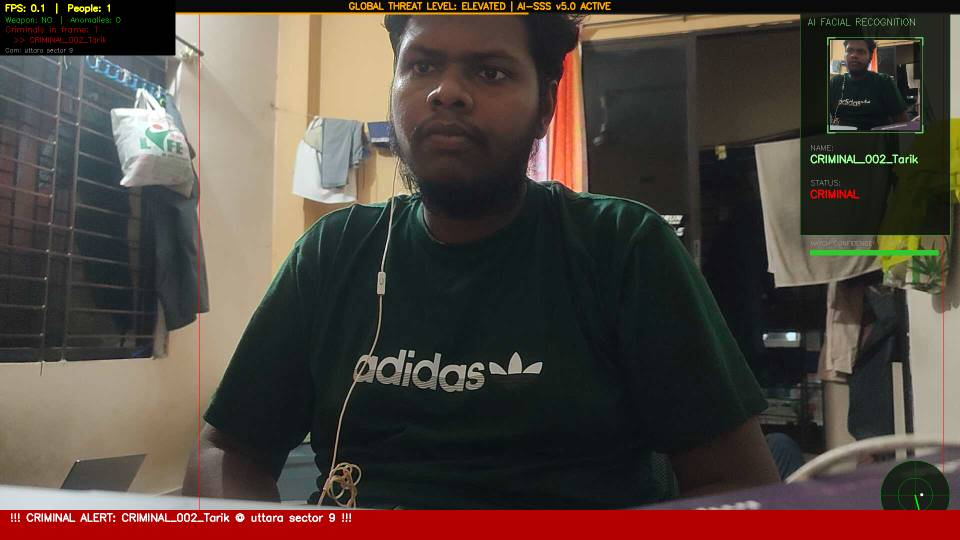
#> input picture data/recordings/fahim_camera/20260802T152926_d114a8eaeb.jpg, 960 x 540 px
$ python -i synth_weapons.py   (imports and definitions only)
#> lines starting #> are read from the running program, lines starting #| are printed output that depends on the picture
#> further down, picture is the input picture: shape (540, 960, 3); mean B, G, R 62.3, 69.2, 81.1
#!/usr/bin/env python3
"""CCTV-like weapon training data: paste weapon cut-outs into camera frames, small and in hands.

The labelled weapon photos are close-ups (weapon ~100 px). On CCTV the same weapon is 15-40 px,
blurred and JPEG-compressed, and held by a person. This builds a YOLO dataset that looks like that:

  * weapon cut-outs (`classification_crops/<split>/<class>/`), background removed with GrabCut;
  * pasted at a person's wrist (YOLOv8-pose) in your own camera frames / any images with people,
    sized to the person (a pistol ~10 % of body height, a sword ~50 %), rotated, light-matched,
    blurred to the frame's sharpness, JPEG-compressed; some frames grey (night IR);
  * every composite also as a person crop enlarged to 640 px, the way the pipeline's
    `weapon.mode: person_crop` sees it;
  * frames with people and no weapon (empty labels) as hard negatives;
  * the real labelled images (`--real`), with their classes remapped.

Splits stay apart: train/val/test crops come from the crops' own splits, and each background
source is cut in time (first 70 % → train, next 15 % → val, last 15 % → test) so no frame or
weapon is shared between training and the test set.

    python -m training.synth_weapons \\
        --crops ~/Downloads/BD_Deshi_Weapon_Dataset_v1/classification_crops \\
        --real datasets/weapons \\
        --backgrounds data/recordings datasets/_bg/coco128/images/train2017 \\
        --classes 3 --out datasets/weapons_cctv --train 1500 --val 250 --test 250

Then train with training/configs/weapon_cctv.yaml. Your own camera footage as backgrounds
(`--backgrounds path/to/clips`) matters more than anything else here.
"""

from __future__ import annotations

import argparse
import hashlib
import json
import random
import shutil
from pathlib import Path

import cv2
import numpy as np

SRC_NAMES = ["ramda", "chapati", "churi", "boti", "sickle", "sword", "axe", "rod", "pistol", "rifle"]
SCHEMES = {
    10: (SRC_NAMES, {n: i for i, n in enumerate(SRC_NAMES)}),
    3: (["blade", "firearm", "blunt"],
        {"ramda": 0, "chapati": 0, "churi": 0, "boti": 0, "sickle": 0, "sword": 0, "axe": 0,
         "pistol": 1, "rifle": 1, "rod": 2}),
    1: (["weapon"], {n: 0 for n in SRC_NAMES}),
}
# Weapon length as a fraction of the holder's height.
SIZE = {"ramda": (0.28, 0.48), "chapati": (0.14, 0.24), "churi": (0.10, 0.20), "boti": (0.20, 0.34),
        "sickle": (0.16, 0.28), "sword": (0.40, 0.62), "axe": (0.24, 0.42), "rod": (0.35, 0.62),
        "pistol": (0.08, 0.14), "rifle": (0.45, 0.72)}
# COCO classes that look like (or are) weapons: background images containing them are skipped,
# an unlabelled knife would teach the model to ignore knives.
COCO_SKIP = {34, 38, 42, 43, 76}        # baseball bat, tennis racket, fork, knife, scissors
VIDEO_EXT = {".mp4", ".mov", ".avi", ".mkv", ".webm"}
IMAGE_EXT = {".jpg", ".jpeg", ".png", ".bmp", ".webp"}
SPLITS = ("train", "val", "test")
CUTS = {"train": (0.0, 0.70), "val": (0.70, 0.85), "test": (0.85, 1.0)}


# ---------------------------------------------------------------- cut-outs

def cutout(img: np.ndarray) -> np.ndarray:
    """BGRA: the weapon with its photo background removed (GrabCut seeded with an inset box), or
    None when that fails on a crop that is not long and thin."""
    h, w = img.shape[:2]
#> h = 540; w = 960
    s = min(1.0, 220 / max(h, w))
#> s = 0.229
    small = cv2.resize(img, (max(8, int(w * s)), max(8, int(h * s)))) if s < 1 else img
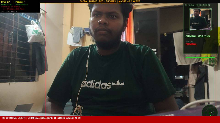
#> small: shape (123, 220, 3); mean B, G, R 62.1, 68.9, 81
    sh, sw = small.shape[:2]
#> sh = 123; sw = 220
    mask = np.zeros((sh, sw), np.uint8)
    inset = (max(1, int(sw * 0.04)), max(1, int(sh * 0.04)))
#> inset = (8, 4)
    rect = (inset[0], inset[1], max(2, sw - 2 * inset[0]), max(2, sh - 2 * inset[1]))
#> rect = (8, 4, 204, 115)
    try:
        cv2.grabCut(small, mask, rect, np.zeros((1, 65)), np.zeros((1, 65)), 4, cv2.GC_INIT_WITH_RECT)
        fg = np.where((mask == cv2.GC_FGD) | (mask == cv2.GC_PR_FGD), 255, 0).astype(np.uint8)
    except cv2.error:
        fg = np.full((sh, sw), 255, np.uint8)
    frac = fg.mean() / 255
#> frac = 0.446
    if not 0.08 <= frac <= 0.97:                # GrabCut failed
        if max(h, w) / max(1, min(h, w)) < 2.2:
            return None                         # a squarish box is mostly photo background: skip it
        fg = np.full((sh, sw), 255, np.uint8)   # long and thin: the box is mostly weapon
        fg[:2], fg[-2:], fg[:, :2], fg[:, -2:] = 0, 0, 0, 0
    fg = cv2.resize(fg, (w, h), interpolation=cv2.INTER_LINEAR)
    fg = cv2.GaussianBlur(fg, (3, 3), 0)
    return np.dstack([img, fg])


# [285 lines left out: functions load_cutouts, background_frames, _coco_has_weapon_like, find_people, _rotate, paste and 6 more, not called in this run]


# [2 lines not run here, left out]

>>> import cv2
>>> picture = cv2.imread('../data/recordings/fahim_camera/20260802T152926_d114a8eaeb.jpg')
>>> result = cutout(picture)

$ run again, on data/recordings/mobile/20260802T152834_8e822474af.jpg
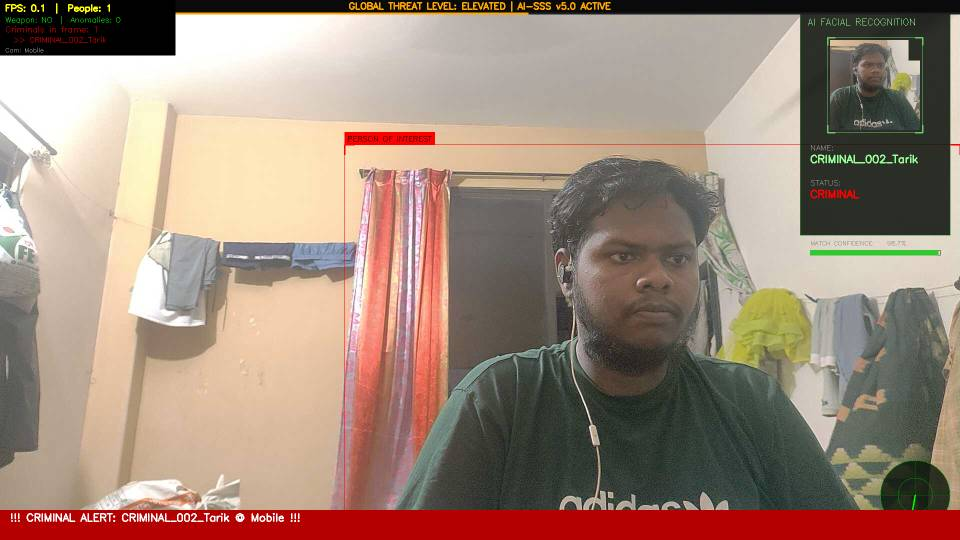
#> input picture data/recordings/mobile/20260802T152834_8e822474af.jpg, 960 x 540 px
#> picture is the input picture: shape (540, 960, 3); mean B, G, R 122.7, 137, 159.2
#> in cutout, `small = cv2.resize(img, (max(8, int(w * s)), max(8, int(h * s)))) if s..`:
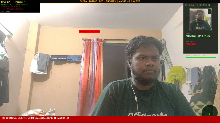
#> small: shape (123, 220, 3); mean B, G, R 122.6, 136.8, 159
